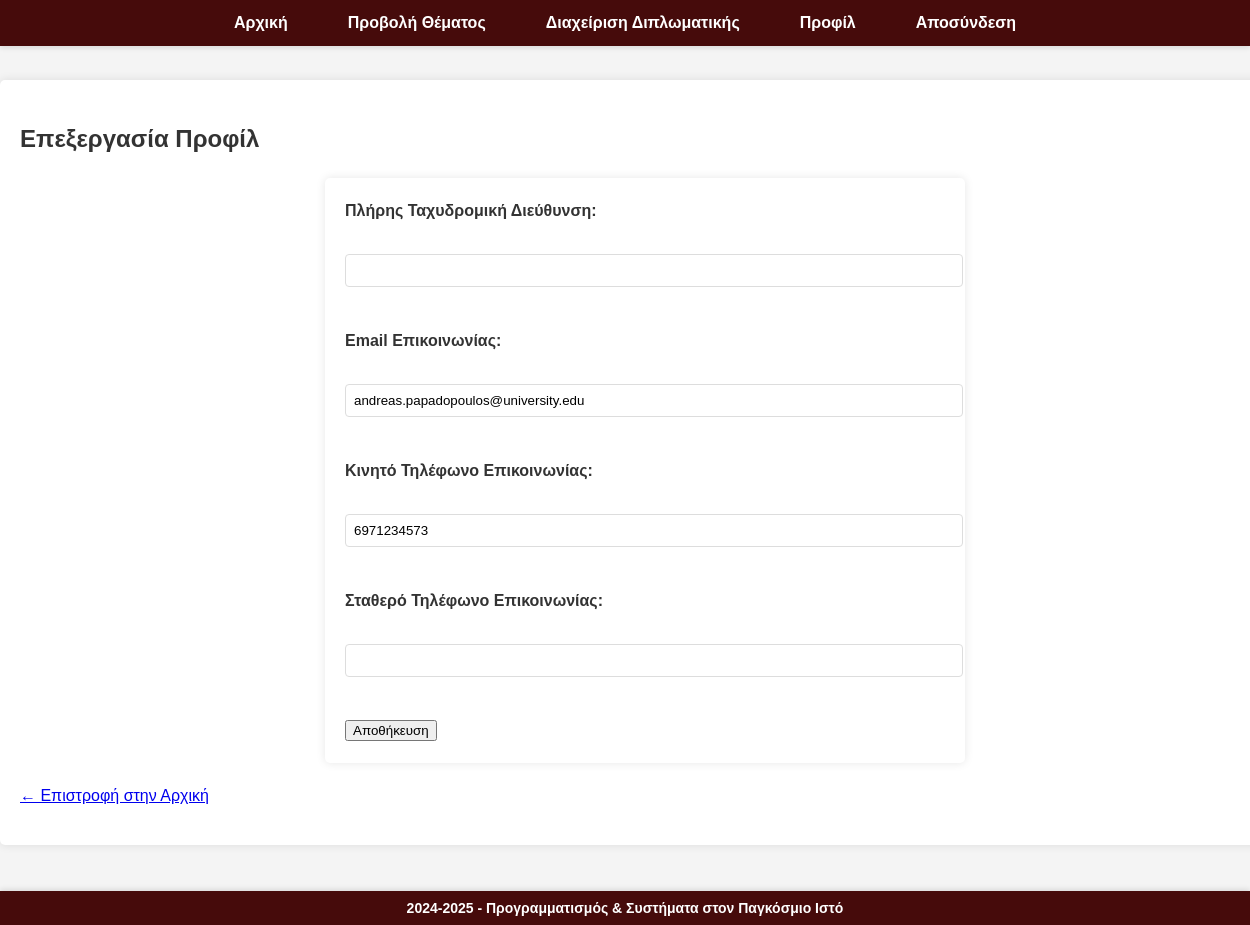
The app's page /edit_profile.php (signed in) with its own data.
### tables this page shows
CREATE TABLE `students` (
  `student_id` int(11) NOT NULL AUTO_INCREMENT,
  `user_id` int(11) NOT NULL,
  `AM` int(11) NOT NULL,
  `name` varchar(255) NOT NULL,
  `lastname` varchar(255) NOT NULL,
  `address` varchar(255) DEFAULT NULL,
  `email` varchar(255) NOT NULL,
  `mobile_phone` varchar(20) DEFAULT NULL,
  `landline_phone` varchar(20) DEFAULT NULL,
  PRIMARY KEY (`student_id`),
  UNIQUE KEY `user_id` (`user_id`),
  UNIQUE KEY `AM` (`AM`),
  CONSTRAINT `students_ibfk_1` FOREIGN KEY (`user_id`) REFERENCES `users` (`user_id`) ON DELETE CASCADE
);

### edit_profile.php (the view, shortened to what this page needs)
<?php
include 'connection.php';
$user_id = $_SESSION['user_id'];
$stmt = $conn->prepare("SELECT address, email, mobile_phone, landline_phone FROM students WHERE user_id = ?");
$stmt->bind_param("i", $user_id);
$stmt->execute();
$stmt->bind_result($address, $email, $mobile_phone, $landline_phone);
?>
<!DOCTYPE html>
<html lang="el">
<head>
    <link rel="stylesheet" href="style.css">
</head>
<body>
    <div class="container">
    <h2>Επεξεργασία Προφίλ</h2>
    <form method="POST" action="edit_profile.php" id="editProfileForm" novalidate>
        <label for="address">Πλήρης Ταχυδρομική Διεύθυνση:</label><br>
        <input type="text" id="address" name="address" value="<?= htmlspecialchars($address) ?>" required autocomplete="address-line1" /><br><br>
        <label for="email">Email Επικοινωνίας:</label><br>
        <input type="email" id="email" name="email" value="<?= htmlspecialchars($email) ?>" required autocomplete="email" /><br><br>
        <label for="mobile_phone">Κινητό Τηλέφωνο Επικοινωνίας:</label><br>
        <input type="text" id="mobile_phone" name="mobile_phone" value="<?= htmlspecialchars($mobile_phone) ?>" required autocomplete="tel" pattern="\d*" /><br><br>
        <label for="landline_phone">Σταθερό Τηλέφωνο Επικοινωνίας:</label><br>
        <input type="text" id="landline_phone" name="landline_phone" value="<?= htmlspecialchars($landline_phone) ?>" autocomplete="tel" pattern="\d*" /><br><br>
        <input type="submit" value="Αποθήκευση" />
    </form>
    <p>
        <a href="student.php">&larr; Επιστροφή στην Αρχική</a>
    </p>
    </div>
</body>
</html>

### style.css (style rules this page uses)
body { font-family: Arial, sans-serif; line-height: 1.6; margin: 0; padding: 0; background-color: #f4f4f4; color: #333; }
.container { width: 100%; max-width: 1400px; margin: 20px auto; padding: 20px; background: #fff; border-radius: 5px; box-shadow: 0 0 10px rgba(0, 0, 0, 0.1); overflow: auto; }
.main-menu { position: fixed; top: 0; left: 0; width: 100%; background-color: #460b0b; padding: 10px 0; box-shadow: 0 2px 5px rgba(0, 0, 0, 0.1); z-index: 1000; }
body { padding-top: 60px; padding-bottom: 60px; }
.main-menu ul { list-style: none; margin: 0; padding: 0; display: flex; justify-content: center; flex-wrap: wrap; }
.main-menu li { margin: 0 15px; }
.main-menu a { color: white; text-decoration: none; font-weight: bold; padding: 8px 15px; border-radius: 4px; transition: background-color 0.3s; }
.site-footer { background-color: #460b0b; color: white; text-align: center; padding: 6px 0; margin-top: 20px; position: fixed; bottom: 0; width: 100%; box-shadow: 0 -2px 5px rgba(0, 0, 0, 0.1); }
.site-footer p { margin: 0; font-size: 14px; }
body { padding-bottom: 60px; }
#editProfileForm { max-width: 600px; margin: 20px auto; padding: 20px; background: white; border-radius: 5px; box-shadow: 0 0 10px rgba(0, 0, 0, 0.1); }
#editProfileForm label { display: block; margin-bottom: 5px; font-weight: bold; }
#editProfileForm input[type="text"], #editProfileForm input[type="email"] { width: 100%; padding: 8px; margin-bottom: 15px; border: 1px solid #ddd; border-radius: 4px; }

### records on screen
students: email "andreas.papadopoulos@university.edu", mobile_phone "6971234573"
